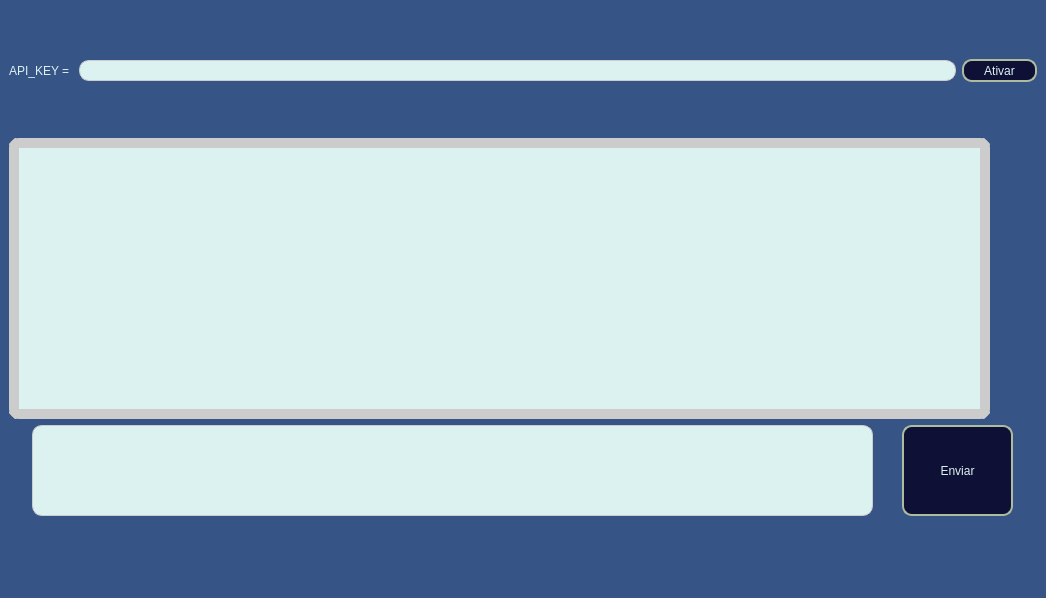
<?xml version="1.0" encoding="UTF-8"?>
<ui version="4.0">
 <class>MainWindow</class>
 <widget class="QMainWindow" name="MainWindow">
  <property name="geometry">
   <rect>
    <x>0</x>
    <y>0</y>
    <width>1046</width>
    <height>598</height>
   </rect>
  </property>
  <property name="windowTitle">
   <string>MainWindow</string>
  </property>
  <property name="styleSheet">
   <string notr="true">background-color:rgb(54, 84, 134);</string>
  </property>
  <widget class="QWidget" name="centralwidget">
   <layout class="QVBoxLayout" name="verticalLayout_2">
    <item>
     <layout class="QGridLayout" name="gridLayout_2">
      <item row="0" column="0">
       <widget class="QLabel" name="label">
        <property name="minimumSize">
         <size>
          <width>61</width>
          <height>16</height>
         </size>
        </property>
        <property name="styleSheet">
         <string notr="true">color: rgb(220, 242, 241);</string>
        </property>
        <property name="text">
         <string>API_KEY = </string>
        </property>
       </widget>
      </item>
      <item row="0" column="2">
       <widget class="QPushButton" name="btn_ativar">
        <property name="minimumSize">
         <size>
          <width>75</width>
          <height>23</height>
         </size>
        </property>
        <property name="styleSheet">
         <string notr="true">
background-color: rgb(15, 16, 53);
color: rgb(220, 242, 241);


border: 2px solid #ADBC9F; /* Cor da borda */
border-radius: 10px; /* Raio das bordas */
  
    

</string>
        </property>
        <property name="text">
         <string>Ativar</string>
        </property>
       </widget>
      </item>
      <item row="0" column="1">
       <widget class="QLineEdit" name="api_input">
        <property name="minimumSize">
         <size>
          <width>291</width>
          <height>21</height>
         </size>
        </property>
        <property name="styleSheet">
         <string notr="true">background-color:rgb(220, 242, 241);
/* Borda */

  border: 1px solid #ccc;

  /* Arredondamento de bordas */
  border-radius: 10px;</string>
        </property>
       </widget>
      </item>
     </layout>
    </item>
    <item>
     <layout class="QVBoxLayout" name="verticalLayout">
      <item>
       <widget class="QListWidget" name="box_resposta">
        <property name="minimumSize">
         <size>
          <width>981</width>
          <height>281</height>
         </size>
        </property>
        <property name="maximumSize">
         <size>
          <width>981</width>
          <height>281</height>
         </size>
        </property>
        <property name="styleSheet">
         <string notr="true">background-color:rgb(220, 242, 241);
border-color: rgb(15, 16, 53);
/* Borda */

  border: 10px solid #ccc;

  /* Arredondamento de bordas */
  border-radius: 10px;</string>
        </property>
       </widget>
      </item>
      <item>
       <layout class="QGridLayout" name="gridLayout">
        <item row="0" column="0">
         <widget class="QTextEdit" name="box_prompt">
          <property name="minimumSize">
           <size>
            <width>841</width>
            <height>91</height>
           </size>
          </property>
          <property name="maximumSize">
           <size>
            <width>841</width>
            <height>91</height>
           </size>
          </property>
          <property name="whatsThis">
           <string>&lt;html&gt;&lt;head/&gt;&lt;body&gt;&lt;p&gt;&lt;br/&gt;&lt;/p&gt;&lt;/body&gt;&lt;/html&gt;</string>
          </property>
          <property name="styleSheet">
           <string notr="true">background-color:rgb(220, 242, 241);
/* Borda */

  border: 1px solid #ccc;

  /* Arredondamento de bordas */
  border-radius: 10px;</string>
          </property>
         </widget>
        </item>
        <item row="0" column="1">
         <widget class="QPushButton" name="btn_enviar">
          <property name="minimumSize">
           <size>
            <width>111</width>
            <height>91</height>
           </size>
          </property>
          <property name="maximumSize">
           <size>
            <width>111</width>
            <height>91</height>
           </size>
          </property>
          <property name="styleSheet">
           <string notr="true">
background-color: rgb(15, 16, 53);
color: rgb(220, 242, 241);


    border: 2px solid #ADBC9F; /* Cor da borda */
    border-radius: 10px; /* Raio das bordas */
  
    
</string>
          </property>
          <property name="text">
           <string>Enviar</string>
          </property>
         </widget>
        </item>
       </layout>
      </item>
     </layout>
    </item>
   </layout>
  </widget>
  <widget class="QMenuBar" name="menubar">
   <property name="geometry">
    <rect>
     <x>0</x>
     <y>0</y>
     <width>1046</width>
     <height>21</height>
    </rect>
   </property>
  </widget>
  <widget class="QStatusBar" name="statusbar"/>
 </widget>
 <resources/>
 <connections/>
</ui>
